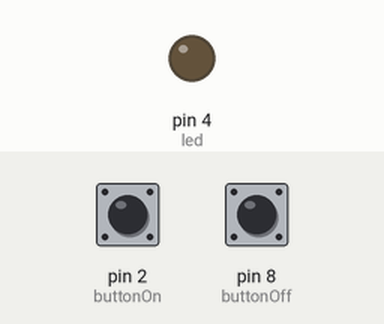
The sketch below on a simulated Arduino Uno, built with avr-gcc and run on an emulated ATmega328P. Shown: output pins drawn as LEDs (lit = HIGH). The inputs (shaded band) are chosen by the test bench; at power-on: pin 2 (buttonOn) HIGH, pin 8 (buttonOff) HIGH.

Above: at 1.2 s.
1.3 s: pin 2 (buttonOn) pulled LOW for 0.15 s
At 2.5 s:
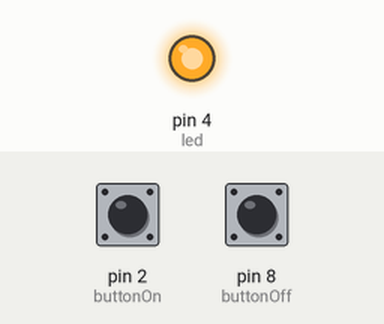
2.9 s: pin 8 (buttonOff) pulled LOW for 0.15 s
At 3.9 s:
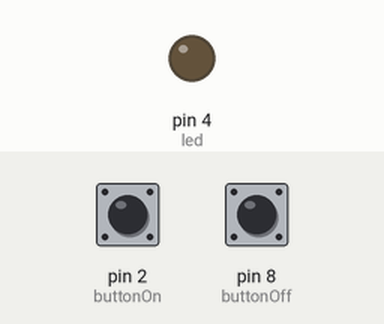
4.5 s: pin 2 (buttonOn) pulled LOW for 1 s
At 5.1 s:
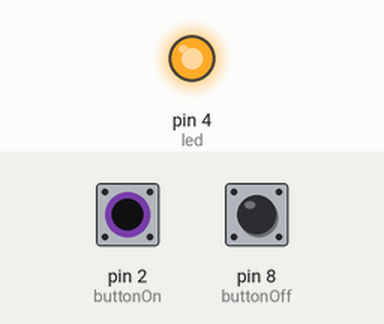
7.0 s: pin 2 (buttonOn) driven LOW and pin 8 (buttonOff) driven LOW
At 7.3 s:
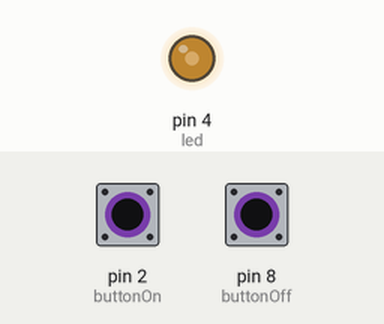
8.5 s: pin 8 (buttonOff) driven HIGH
At 9.2 s:
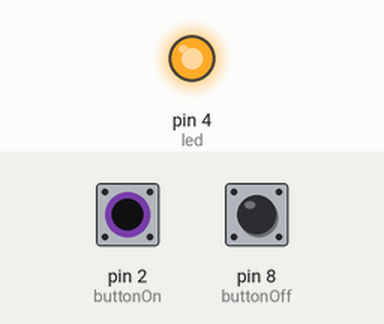
Timing chart, 0 to 11.0 s (numbered marks = the images above; inputs shaded):
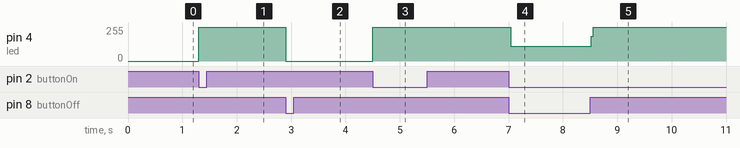

Measured:
- after the input at 1.3 s, pin 4 (led): 0/255 → 255/255 at once
- after the input at 2.9 s, pin 4 (led): 255/255 → 0/255 at once
- after the input at 4.5 s, pin 4 (led): 0/255 → 255/255 at once
- after the input at 7.0 s, pin 4 (led): 255/255 → 112/255 at once
- after the input at 8.5 s, pin 4 (led): 112/255 → 255/255 at once

The sketch:

twoButtons.ino
```cpp
// In this program we use two buttons !
// One to turn the LED on, one to Turn it off

//Indicates where our equipment will be connected
int led = 4;
int buttonOn = 2;
int buttonOff = 8;

// Function to run once:
void setup() {

  //Setting the pins
  pinMode(led,OUTPUT);
  pinMode(buttonOn, INPUT_PULLUP);
  pinMode(buttonOff, INPUT_PULLUP);
}
// Function to run repeatedly:

void loop() {
  //Button to turn on the led
  if(digitalRead(buttonOn)==LOW)
    digitalWrite(led, HIGH);


  //Button to turn off the led
  if(digitalRead(buttonOff)==LOW)
    digitalWrite(led, LOW);
}
```
